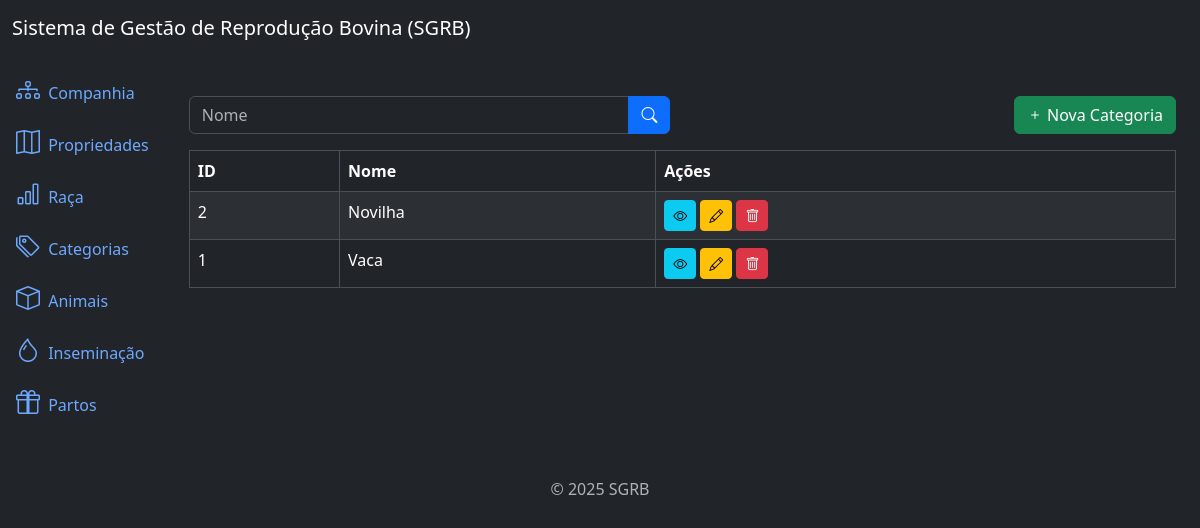
The page /categories/list/ on the database its author committed.
### categories/models.py (models this page shows, shortened)
class Category(models.Model):
    name = models.CharField(max_length=100)
    created_at = models.DateTimeField(auto_now_add=True)
    updated_at = models.DateTimeField(auto_now=True)
    class Meta:
        ordering = ['name']

### categories/views.py (the view)
# urls.py: path('categories/list/', views.CategoryListView.as_view(), name='category_list'),  # noqa
class CategoryListView(ListView):
    model = models.Category
    template_name = 'category_list.html'
    context_object_name = 'categories'
    paginate_by = 10
    def get_queryset(self):
        queryset = super().get_queryset()
        name = self.request.GET.get('name')
        if name:
            queryset = queryset.filter(name__icontains=name)
        return queryset

### categories/templates/category_list.html (shortened to what this page needs)
{% extends 'base.html' %}
{% block content %}
  <div class="row mb-3">
    <div class="col-md-6">
      <form method="get" action="{% url 'category_list' %}">
        <div class="input-group">
          <input type="text" class="form-control" name="name" placeholder="Nome" value="{{ request.GET.name }}">
          <button type="submit" class="btn btn-primary">
            <i class="bi bi-search"></i>
          </button>
        </div>
      </form>
    </div>
    <div class="col-md-6">
      <a href="{% url 'category_create' %}" class="btn btn-success float-end">
        <i class="bi bi-plus"></i> Nova Categoria
      </a>
    </div>
  </div>
  <div class="table-responsive">
    <table class="table table-striped table-bordered">
      <thead class="thead-dark">
        <tr>
          <th>ID</th>
          <th>Nome</th>
          <th>Ações</th>
        </tr>
      </thead>
      <tbody>
        {% for category in categories %}
          <tr>
            <td>{{ category.id }}</td>
            <td>{{ category.name}}</td>
            <td>
              <a href="{% url "category_detail" category.id %}" class="btn btn-info btn-sm">
                <i class="bi bi-eye"></i>
              </a>
              <a href="{% url "category_update" category.id %}" class="btn btn-warning btn-sm">
                <i class="bi bi-pencil"></i>
              </a>
              <a href="{% url "category_delete" category.id %}" class="btn btn-danger btn-sm">
                <i class="bi bi-trash"></i>
              </a>
            </td>
          </tr>
        {% endfor %}
      </tbody>
    </table>
  </div>
{% endblock %}

### rows shown on the page
Category: id "2", name "Novilha"
Category: id "1", name "Vaca"
